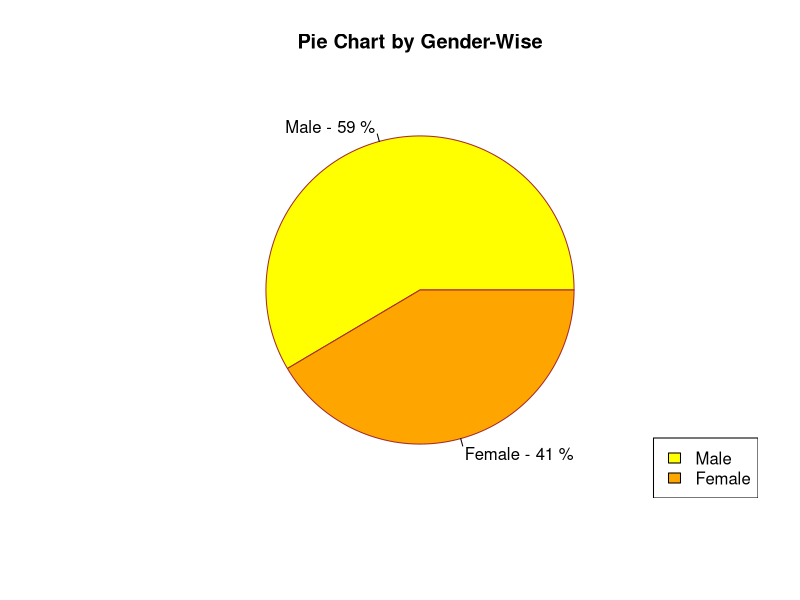
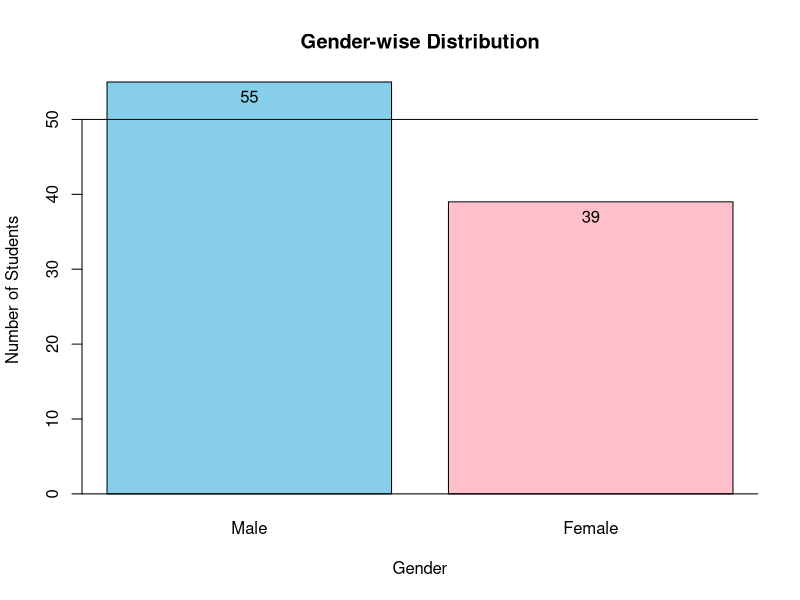
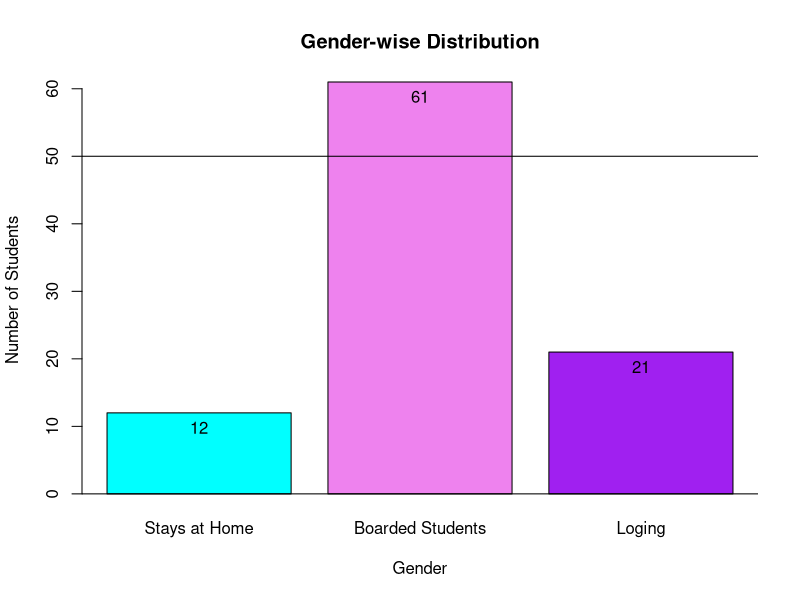
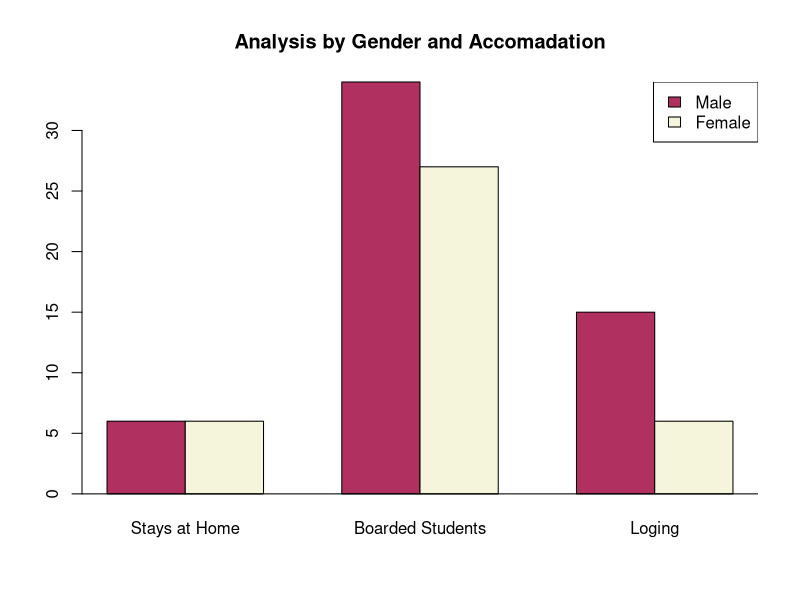

The R source for these figures, in order: (Note: this script raises an error after producing the figures.)
getwd()
setwd("C:/Users/metal/Documents/SLIIT Y02S02/IT 2110 - PAS/R Labs/Lab 03")

#Question 01
table_data <- read.csv("DATA 3.csv", header=TRUE)
table_data

table_data[1]
table_data$x1

table_data[2]
table_data$x2

table_data[3]
table_data$x3

names(table_data) <- c("Age of Student", "Gender", "Accomadation")

table_data$`Age of Student`
table_data$Gender
table_data$Accomadation

table_data$Gender <- factor(table_data$Gender, c(1,2), c("Male", "Female"))
table_data$Accomadation <- factor(table_data$Accomadation, c(1,2,3), c("Stays at Home", "Boarded Students", "Loging"))


#Question 02
frequency_by_gender <- table(table_data$Gender)
percentages <- round(100 * frequency_by_gender / sum(frequency_by_gender))
labels <- paste(names(frequency_by_gender), "-", percentages, "%")
pie(frequency_by_gender, 
    main = "Pie Chart by Gender-Wise", 
    labels = labels,
    col = c("yellow","orange") , 
    border = "brown"
)
legend("bottomright", legend = names(frequency_by_gender), fill = c("yellow", "orange"))

#bar graph
bar_heights <- barplot(frequency_by_gender,
                       col = c("skyblue", "pink"),
                       main = "Gender-wise Distribution",
                       xlab = "Gender",
                       ylab = "Number of Students")

text(x = bar_heights,
     y = frequency_by_gender,
     label = frequency_by_gender,
     pos = 1,  # position above the bar
     cex = 1,  # text size
     col = "black")

abline(h=0)
abline(h=50)

frequency_by_gender <- as.data.frame(frequency_by_gender)
names(frequency_by_gender) <- c("Gender", "Number of Students")
View(frequency_by_gender)

#pie chart
frequency_by_accomadation <- table(table_data$Accomadation)

percentages <- round(360 * frequency_by_accomadation / sum(frequency_by_accomadation),2)
percentages

getmode <- function(y) {
  count <- table(y)
  names(count)[count==max(count)]
}

getmode(table_data$Accomadation)


#bar graph
bar_heights <- barplot(frequency_by_accomadation,
                       col = c("cyan","violet","purple"),
                       main = "Gender-wise Distribution",
                       xlab = "Gender",
                       ylab = "Number of Students")

text(x = bar_heights,
     y = frequency_by_accomadation,
     label = frequency_by_accomadation,
     pos = 1,  # position above the bar
     cex = 1,  # text size
     col = "black")

abline(h=0)
abline(h=50)
  
frequency_by_accomadation <- as.data.frame(frequency_by_accomadation)
names(frequency_by_accomadation) <- c("Accomadation Type", "Number of Students")
View(frequency_by_accomadation)


#Question 03
frequency_by_gender_accomadation <- table(table_data$Gender, table_data$Accomadation)
frequency_by_gender_accomadation


barplot(frequency_by_gender_accomadation,
        main = "Analysis by Gender and Accomadation",
        col = c("maroon", "beige"),
        beside = TRUE
        )
legend("topright", legend = rownames(frequency_by_gender_accomadation), fill = c("maroon", "beige"))
abline(h=0)
colors()


library(tidyr)
library(dplyr)

wide_df <- frequency_by_gender_accomadation %>%
  pivot_wider(names_from = Accomadation, values_from = Freq)

View(wide_df)

#Question 04
boxplot(table_data$`Age of Student` ~ table_data$Gender, horizontal = TRUE, xlab = "Age", ylab = "Gender")
boxplot(table_data$`Age of Student` ~ table_data$Accomadation, horizontal = TRUE, xlab = "Age", ylab = "Accomadation Type")

mean_age_table <- tapply(table_data$`Age of Student`, list(table_data$Gender, table_data$Accomadation), mean)
mean_age_table
class(mean_age_table)
mean_age_table <- as.data.frame(mean_age_table)
View(mean_age_table)
